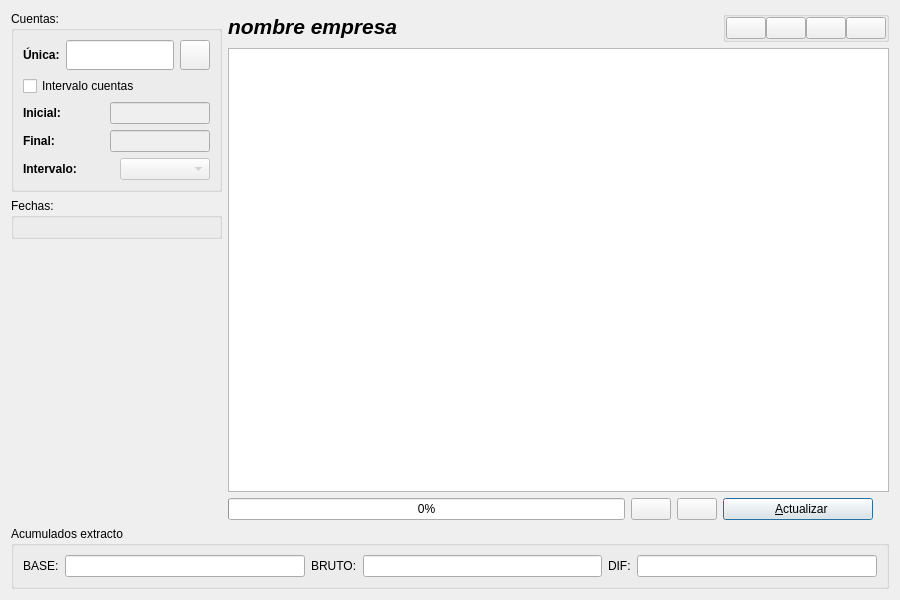
<?xml version="1.0" encoding="UTF-8"?>
<ui version="4.0">
 <author>José Manuel Díez Botella</author>
 <class>consmayor</class>
 <widget class="QDialog" name="consmayor">
  <property name="geometry">
   <rect>
    <x>0</x>
    <y>0</y>
    <width>900</width>
    <height>600</height>
   </rect>
  </property>
  <property name="sizePolicy">
   <sizepolicy hsizetype="Expanding" vsizetype="Preferred">
    <horstretch>0</horstretch>
    <verstretch>0</verstretch>
   </sizepolicy>
  </property>
  <property name="windowTitle">
   <string>Consultas de Mayor</string>
  </property>
  <layout class="QGridLayout" name="gridLayout">
   <item row="2" column="4">
    <widget class="QPushButton" name="refrescarpushButton">
     <property name="sizePolicy">
      <sizepolicy hsizetype="Minimum" vsizetype="Fixed">
       <horstretch>0</horstretch>
       <verstretch>0</verstretch>
      </sizepolicy>
     </property>
     <property name="maximumSize">
      <size>
       <width>150</width>
       <height>80</height>
      </size>
     </property>
     <property name="toolTip">
      <string>Refrescar</string>
     </property>
     <property name="text">
      <string>  &amp;Actualizar</string>
     </property>
     <property name="icon">
      <iconset resource="libroK.qrc">
       <normaloff>:/images/librok-54.png</normaloff>:/images/librok-54.png</iconset>
     </property>
     <property name="iconSize">
      <size>
       <width>32</width>
       <height>32</height>
      </size>
     </property>
     <property name="autoDefault">
      <bool>false</bool>
     </property>
     <property name="default">
      <bool>true</bool>
     </property>
    </widget>
   </item>
   <item row="1" column="1" colspan="4">
    <widget class="QTableWidget" name="mayortable">
     <property name="sizePolicy">
      <sizepolicy hsizetype="Preferred" vsizetype="Expanding">
       <horstretch>0</horstretch>
       <verstretch>0</verstretch>
      </sizepolicy>
     </property>
    </widget>
   </item>
   <item row="0" column="1" colspan="3">
    <widget class="QLabel" name="nombrelabel">
     <property name="font">
      <font>
       <pointsize>16</pointsize>
       <weight>75</weight>
       <italic>true</italic>
       <bold>true</bold>
      </font>
     </property>
     <property name="text">
      <string>nombre empresa</string>
     </property>
     <property name="margin">
      <number>10</number>
     </property>
    </widget>
   </item>
   <item row="2" column="3">
    <widget class="QPushButton" name="siguientepushButton">
     <property name="sizePolicy">
      <sizepolicy hsizetype="Minimum" vsizetype="Fixed">
       <horstretch>0</horstretch>
       <verstretch>0</verstretch>
      </sizepolicy>
     </property>
     <property name="maximumSize">
      <size>
       <width>60</width>
       <height>50</height>
      </size>
     </property>
     <property name="toolTip">
      <string>Subcuenta posterior</string>
     </property>
     <property name="text">
      <string/>
     </property>
     <property name="icon">
      <iconset resource="libroK.qrc">
       <normaloff>:/graf/1rightarrow.png</normaloff>:/graf/1rightarrow.png</iconset>
     </property>
     <property name="iconSize">
      <size>
       <width>32</width>
       <height>32</height>
      </size>
     </property>
    </widget>
   </item>
   <item row="3" column="0" colspan="5">
    <widget class="QGroupBox" name="groupBox_4">
     <property name="sizePolicy">
      <sizepolicy hsizetype="Minimum" vsizetype="Maximum">
       <horstretch>0</horstretch>
       <verstretch>0</verstretch>
      </sizepolicy>
     </property>
     <property name="title">
      <string>Acumulados extracto</string>
     </property>
     <layout class="QVBoxLayout">
      <property name="spacing">
       <number>6</number>
      </property>
      <property name="leftMargin">
       <number>9</number>
      </property>
      <property name="topMargin">
       <number>9</number>
      </property>
      <property name="rightMargin">
       <number>9</number>
      </property>
      <property name="bottomMargin">
       <number>9</number>
      </property>
      <item>
       <layout class="QHBoxLayout" name="layou_acu">
        <property name="spacing">
         <number>6</number>
        </property>
        <property name="leftMargin">
         <number>0</number>
        </property>
        <property name="topMargin">
         <number>0</number>
        </property>
        <property name="rightMargin">
         <number>0</number>
        </property>
        <property name="bottomMargin">
         <number>0</number>
        </property>
        <item>
         <widget class="QLabel" name="textLabel1_2">
          <property name="maximumSize">
           <size>
            <width>80</width>
            <height>32767</height>
           </size>
          </property>
          <property name="text">
           <string>BASE:</string>
          </property>
          <property name="wordWrap">
           <bool>false</bool>
          </property>
         </widget>
        </item>
        <item>
         <widget class="QLineEdit" name="debelineEdit">
          <property name="alignment">
           <set>Qt::AlignRight</set>
          </property>
          <property name="readOnly">
           <bool>true</bool>
          </property>
         </widget>
        </item>
        <item>
         <widget class="QLabel" name="textLabel2_2">
          <property name="maximumSize">
           <size>
            <width>80</width>
            <height>32767</height>
           </size>
          </property>
          <property name="text">
           <string>BRUTO:</string>
          </property>
          <property name="wordWrap">
           <bool>false</bool>
          </property>
         </widget>
        </item>
        <item>
         <widget class="QLineEdit" name="haberlineEdit">
          <property name="alignment">
           <set>Qt::AlignRight</set>
          </property>
          <property name="readOnly">
           <bool>true</bool>
          </property>
         </widget>
        </item>
        <item>
         <widget class="QLabel" name="textLabel3_2">
          <property name="maximumSize">
           <size>
            <width>80</width>
            <height>32767</height>
           </size>
          </property>
          <property name="text">
           <string>DIF:</string>
          </property>
          <property name="wordWrap">
           <bool>false</bool>
          </property>
         </widget>
        </item>
        <item>
         <widget class="QLineEdit" name="saldolineEdit">
          <property name="alignment">
           <set>Qt::AlignRight</set>
          </property>
          <property name="readOnly">
           <bool>true</bool>
          </property>
         </widget>
        </item>
       </layout>
      </item>
     </layout>
    </widget>
   </item>
   <item row="0" column="4">
    <widget class="QGroupBox" name="groupBox_6">
     <property name="sizePolicy">
      <sizepolicy hsizetype="Maximum" vsizetype="Preferred">
       <horstretch>0</horstretch>
       <verstretch>0</verstretch>
      </sizepolicy>
     </property>
     <property name="title">
      <string/>
     </property>
     <layout class="QHBoxLayout" name="horizontalLayout">
      <property name="spacing">
       <number>0</number>
      </property>
      <property name="leftMargin">
       <number>0</number>
      </property>
      <property name="topMargin">
       <number>0</number>
      </property>
      <property name="rightMargin">
       <number>0</number>
      </property>
      <property name="bottomMargin">
       <number>0</number>
      </property>
      <item>
       <widget class="QPushButton" name="imprimirpushButton">
        <property name="maximumSize">
         <size>
          <width>40</width>
          <height>40</height>
         </size>
        </property>
        <property name="toolTip">
         <string>Imprimir</string>
        </property>
        <property name="text">
         <string/>
        </property>
        <property name="icon">
         <iconset resource="libroK.qrc">
          <normaloff>:/graf/Print.png</normaloff>:/graf/Print.png</iconset>
        </property>
        <property name="iconSize">
         <size>
          <width>31</width>
          <height>31</height>
         </size>
        </property>
       </widget>
      </item>
      <item>
       <widget class="QPushButton" name="editarpushButton">
        <property name="enabled">
         <bool>true</bool>
        </property>
        <property name="maximumSize">
         <size>
          <width>40</width>
          <height>40</height>
         </size>
        </property>
        <property name="toolTip">
         <string>Edición del asiento correspondiente</string>
        </property>
        <property name="text">
         <string/>
        </property>
        <property name="icon">
         <iconset resource="libroK.qrc">
          <normaloff>:/images/contgen2.png</normaloff>:/images/contgen2.png</iconset>
        </property>
        <property name="iconSize">
         <size>
          <width>31</width>
          <height>31</height>
         </size>
        </property>
       </widget>
      </item>
      <item>
       <widget class="QPushButton" name="copiarpushButton">
        <property name="sizePolicy">
         <sizepolicy hsizetype="Expanding" vsizetype="Fixed">
          <horstretch>0</horstretch>
          <verstretch>0</verstretch>
         </sizepolicy>
        </property>
        <property name="maximumSize">
         <size>
          <width>40</width>
          <height>40</height>
         </size>
        </property>
        <property name="toolTip">
         <string>Pasar al portapapeles el resultado de la consulta</string>
        </property>
        <property name="text">
         <string/>
        </property>
        <property name="icon">
         <iconset resource="libroK.qrc">
          <normaloff>:/graf/Copy.png</normaloff>:/graf/Copy.png</iconset>
        </property>
        <property name="iconSize">
         <size>
          <width>31</width>
          <height>31</height>
         </size>
        </property>
       </widget>
      </item>
      <item>
       <widget class="QPushButton" name="cancelarpushButton">
        <property name="maximumSize">
         <size>
          <width>40</width>
          <height>40</height>
         </size>
        </property>
        <property name="toolTip">
         <string>Salir</string>
        </property>
        <property name="text">
         <string/>
        </property>
        <property name="icon">
         <iconset resource="libroK.qrc">
          <normaloff>:/images/librok-52.png</normaloff>:/images/librok-52.png</iconset>
        </property>
        <property name="iconSize">
         <size>
          <width>31</width>
          <height>31</height>
         </size>
        </property>
        <property name="shortcut">
         <string/>
        </property>
       </widget>
      </item>
     </layout>
    </widget>
   </item>
   <item row="2" column="2">
    <widget class="QPushButton" name="previapushButton">
     <property name="maximumSize">
      <size>
       <width>60</width>
       <height>50</height>
      </size>
     </property>
     <property name="toolTip">
      <string>Subcuenta anterior</string>
     </property>
     <property name="text">
      <string/>
     </property>
     <property name="icon">
      <iconset resource="libroK.qrc">
       <normaloff>:/graf/1leftarrow.png</normaloff>:/graf/1leftarrow.png</iconset>
     </property>
     <property name="iconSize">
      <size>
       <width>32</width>
       <height>32</height>
      </size>
     </property>
    </widget>
   </item>
   <item row="2" column="1">
    <widget class="QProgressBar" name="progressBar">
     <property name="value">
      <number>0</number>
     </property>
    </widget>
   </item>
   <item row="0" column="0" rowspan="3">
    <layout class="QVBoxLayout" name="verticalLayout">
     <item>
      <widget class="QGroupBox" name="groupBox">
       <property name="title">
        <string>Cuentas:</string>
       </property>
       <layout class="QVBoxLayout" name="verticalLayout_2">
        <item>
         <layout class="QHBoxLayout" name="horizontalLayout_5">
          <item>
           <widget class="QLabel" name="label_5">
            <property name="enabled">
             <bool>true</bool>
            </property>
            <property name="font">
             <font>
              <weight>75</weight>
              <bold>true</bold>
             </font>
            </property>
            <property name="text">
             <string>Única:</string>
            </property>
           </widget>
          </item>
          <item>
           <widget class="QLineEdit" name="subcuentalineEdit">
            <property name="sizePolicy">
             <sizepolicy hsizetype="Preferred" vsizetype="Preferred">
              <horstretch>0</horstretch>
              <verstretch>0</verstretch>
             </sizepolicy>
            </property>
            <property name="maxLength">
             <number>40</number>
            </property>
           </widget>
          </item>
          <item>
           <widget class="QPushButton" name="buscapushButton">
            <property name="sizePolicy">
             <sizepolicy hsizetype="Maximum" vsizetype="Maximum">
              <horstretch>0</horstretch>
              <verstretch>0</verstretch>
             </sizepolicy>
            </property>
            <property name="minimumSize">
             <size>
              <width>30</width>
              <height>30</height>
             </size>
            </property>
            <property name="maximumSize">
             <size>
              <width>30</width>
              <height>30</height>
             </size>
            </property>
            <property name="text">
             <string/>
            </property>
            <property name="icon">
             <iconset resource="libroK.qrc">
              <normaloff>:/images/librok-55.png</normaloff>:/images/librok-55.png</iconset>
            </property>
            <property name="shortcut">
             <string/>
            </property>
            <property name="autoDefault">
             <bool>false</bool>
            </property>
           </widget>
          </item>
         </layout>
        </item>
        <item>
         <widget class="QCheckBox" name="intervalocheckBox">
          <property name="text">
           <string>Intervalo cuentas</string>
          </property>
         </widget>
        </item>
        <item>
         <layout class="QHBoxLayout" name="horizontalLayout_2">
          <item>
           <widget class="QLabel" name="label">
            <property name="enabled">
             <bool>true</bool>
            </property>
            <property name="font">
             <font>
              <weight>75</weight>
              <bold>true</bold>
             </font>
            </property>
            <property name="text">
             <string>Inicial:</string>
            </property>
           </widget>
          </item>
          <item>
           <widget class="QLineEdit" name="iniciallineEdit">
            <property name="enabled">
             <bool>false</bool>
            </property>
            <property name="sizePolicy">
             <sizepolicy hsizetype="Preferred" vsizetype="Fixed">
              <horstretch>0</horstretch>
              <verstretch>0</verstretch>
             </sizepolicy>
            </property>
            <property name="maximumSize">
             <size>
              <width>100</width>
              <height>16777215</height>
             </size>
            </property>
           </widget>
          </item>
         </layout>
        </item>
        <item>
         <layout class="QHBoxLayout" name="horizontalLayout_3">
          <item>
           <widget class="QLabel" name="label_2">
            <property name="enabled">
             <bool>true</bool>
            </property>
            <property name="font">
             <font>
              <weight>75</weight>
              <bold>true</bold>
             </font>
            </property>
            <property name="text">
             <string>Final:</string>
            </property>
           </widget>
          </item>
          <item>
           <widget class="QLineEdit" name="finallineEdit">
            <property name="enabled">
             <bool>false</bool>
            </property>
            <property name="sizePolicy">
             <sizepolicy hsizetype="Preferred" vsizetype="Fixed">
              <horstretch>0</horstretch>
              <verstretch>0</verstretch>
             </sizepolicy>
            </property>
            <property name="maximumSize">
             <size>
              <width>100</width>
              <height>16777215</height>
             </size>
            </property>
           </widget>
          </item>
         </layout>
        </item>
        <item>
         <layout class="QHBoxLayout" name="horizontalLayout_4">
          <item>
           <widget class="QLabel" name="label_3">
            <property name="enabled">
             <bool>true</bool>
            </property>
            <property name="sizePolicy">
             <sizepolicy hsizetype="Preferred" vsizetype="Maximum">
              <horstretch>0</horstretch>
              <verstretch>0</verstretch>
             </sizepolicy>
            </property>
            <property name="font">
             <font>
              <weight>75</weight>
              <bold>true</bold>
             </font>
            </property>
            <property name="text">
             <string>Intervalo:</string>
            </property>
           </widget>
          </item>
          <item>
           <widget class="QComboBox" name="intervaloComboBox">
            <property name="enabled">
             <bool>false</bool>
            </property>
            <property name="sizePolicy">
             <sizepolicy hsizetype="Preferred" vsizetype="Maximum">
              <horstretch>0</horstretch>
              <verstretch>0</verstretch>
             </sizepolicy>
            </property>
           </widget>
          </item>
         </layout>
        </item>
       </layout>
      </widget>
     </item>
     <item>
      <widget class="QGroupBox" name="groupBox_2">
       <property name="title">
        <string>Fechas:</string>
       </property>
       <layout class="QVBoxLayout" name="verticalLayout_3">
        <item>
         <widget class="interFechas" name="fechas" native="true"/>
        </item>
       </layout>
      </widget>
     </item>
     <item>
      <spacer name="verticalSpacer">
       <property name="orientation">
        <enum>Qt::Vertical</enum>
       </property>
       <property name="sizeHint" stdset="0">
        <size>
         <width>20</width>
         <height>40</height>
        </size>
       </property>
      </spacer>
     </item>
    </layout>
   </item>
  </layout>
 </widget>
 <customwidgets>
  <customwidget>
   <class>interFechas</class>
   <extends>QWidget</extends>
   <header>src/interfechas.h</header>
   <container>1</container>
  </customwidget>
 </customwidgets>
 <tabstops>
  <tabstop>imprimirpushButton</tabstop>
  <tabstop>editarpushButton</tabstop>
  <tabstop>debelineEdit</tabstop>
  <tabstop>haberlineEdit</tabstop>
  <tabstop>saldolineEdit</tabstop>
 </tabstops>
 <resources>
  <include location="libroK.qrc"/>
 </resources>
 <connections>
  <connection>
   <sender>cancelarpushButton</sender>
   <signal>clicked()</signal>
   <receiver>consmayor</receiver>
   <slot>accept()</slot>
   <hints>
    <hint type="sourcelabel">
     <x>835</x>
     <y>29</y>
    </hint>
    <hint type="destinationlabel">
     <x>20</x>
     <y>20</y>
    </hint>
   </hints>
  </connection>
 </connections>
</ui>
